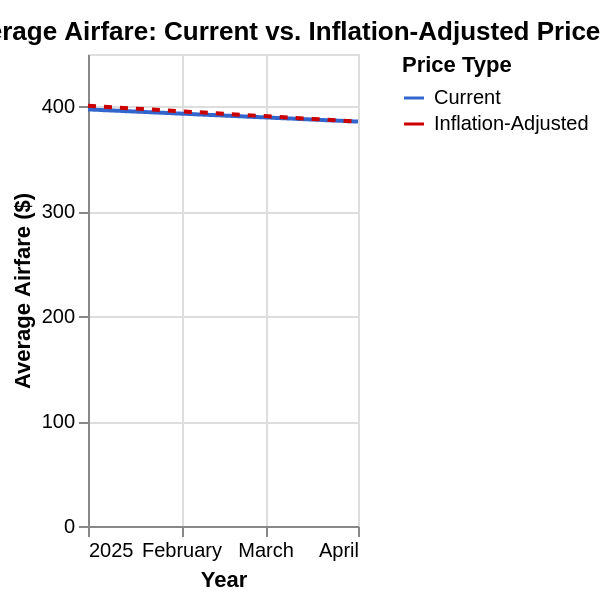

The notebook cell saved with this chart:
### Markdown cell above
### Airfare over time with year filter

### Code cell
# Create a full date column for the X-axis (using the 1st of the month for the quarter)
df_fares['Date'] = pd.to_datetime(df_fares['Year'].astype(str) + '-' + (df_fares['Quarter'] * 3 - 2).astype(str) + '-01')

# Melt the DataFrame to long format 
df_long = df_fares.melt(
    id_vars=['Date', 'Year'], 
    value_vars=['Current', 'Inflation-Adjusted'], 
    var_name='Price Type', 
    value_name='Price ($)'
)

# Define the range of the slider using min and max years
min_year = int(df_long['Year'].min())
max_year = int(df_long['Year'].max())

year_slider = alt.binding_range(
    min=min_year,
    max=max_year,
    step=1,
    name='Filter by Year: '
)

# Apply the selection to a parameter
select_year = alt.selection_point(
    name="YearFilter",
    fields=['Year'],
    bind=year_slider,
    value=[{'Year': max_year}] # Default to the latest year
)

# Altair chart
base = alt.Chart(df_long).encode(
    x=alt.X('Date:T', title='Year'),
    y=alt.Y('Price ($):Q', title='Average Airfare ($)'),
    tooltip=[
        alt.Tooltip('Date:T', title='Quarter', format='%Y-Q%q'),
        alt.Tooltip('Price ($):Q', title='Price', format='$.2f'),
        'Price Type:N'
    ]
).properties(
    title='National Average Airfare: Current vs. Inflation-Adjusted Price'
)

# Line marks for the two series
lines = base.mark_line().encode(
    color=alt.Color('Price Type:N', title='Price Type', 
                    scale=alt.Scale(domain=['Current', 
                                            'Inflation-Adjusted'], 
                                            range=['#3366cc', '#cc0000'])),
    strokeDash=alt.condition(
        alt.datum['Price Type'] == 'Current', 
        alt.value([1, 0]),  # Solid line for Current
        alt.value([4, 4])   # Dashed line for Inflation-Adjusted
    )
).add_params(
    select_year # slider parameter
).transform_filter(
    select_year # slider filter 
)

chart_cpi_slider = lines
chart_cpi_slider

#chart_cpi_slider.save('airfare_vs_cpi_slider.json')
#chart_cpi_slider.save('airfare_vs_cpi_slider.html')

### Figure 1 — Vega-Lite specification as saved in the notebook (floating-point values rounded to 4 significant figures; data arrays with more than 128 entries replaced by an {"elided": "..."} marker saying what was removed)
{"config": {"view": {"continuousWidth": 300, "continuousHeight": 300}}, "data": {"name": "data-1f35b2859305ecfb3ddfa6e65ec2895a"}, "mark": {"type": "line"}, "encoding": {"color": {"field": "Price Type", "scale": {"domain": ["Current", "Inflation-Adjusted"], "range": ["#3366cc", "#cc0000"]}, "title": "Price Type", "type": "nominal"}, "strokeDash": {"condition": {"test": "(datum['Price Type'] === 'Current')", "value": [1, 0]}, "value": [4, 4]}, "tooltip": [{"field": "Date", "format": "%Y-Q%q", "title": "Quarter", "type": "temporal"}, {"field": "Price ($)", "format": "$.2f", "title": "Price", "type": "quantitative"}, {"field": "Price Type", "type": "nominal"}], "x": {"field": "Date", "title": "Year", "type": "temporal"}, "y": {"field": "Price ($)", "title": "Average Airfare ($)", "type": "quantitative"}}, "params": [{"name": "YearFilter", "select": {"type": "point", "fields": ["Year"]}, "bind": {"input": "range", "max": 2025, "min": 1995, "name": "Filter by Year: ", "step": 1}, "value": [{"Year": 2025}]}], "title": "National Average Airfare: Current vs. Inflation-Adjusted Price", "transform": [{"filter": {"param": "YearFilter"}}], "$schema": "https://vega.github.io/schema/vega-lite/v5.20.1.json", "datasets": {"data-1f35b2859305ecfb3ddfa6e65ec2895a": {"elided": "244 records"}}, "autosize": {"type": "fit", "contains": "padding"}, "width": "container"}
